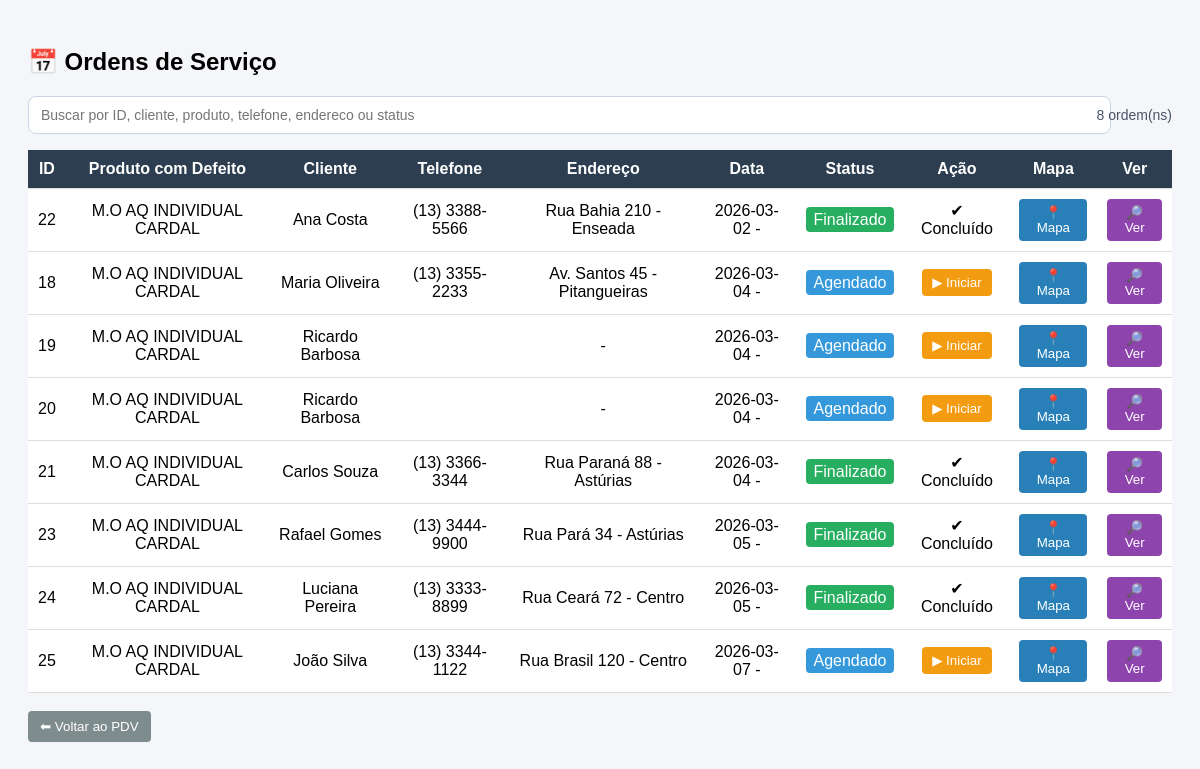
The app's page /ordens_servico (signed in), older data.
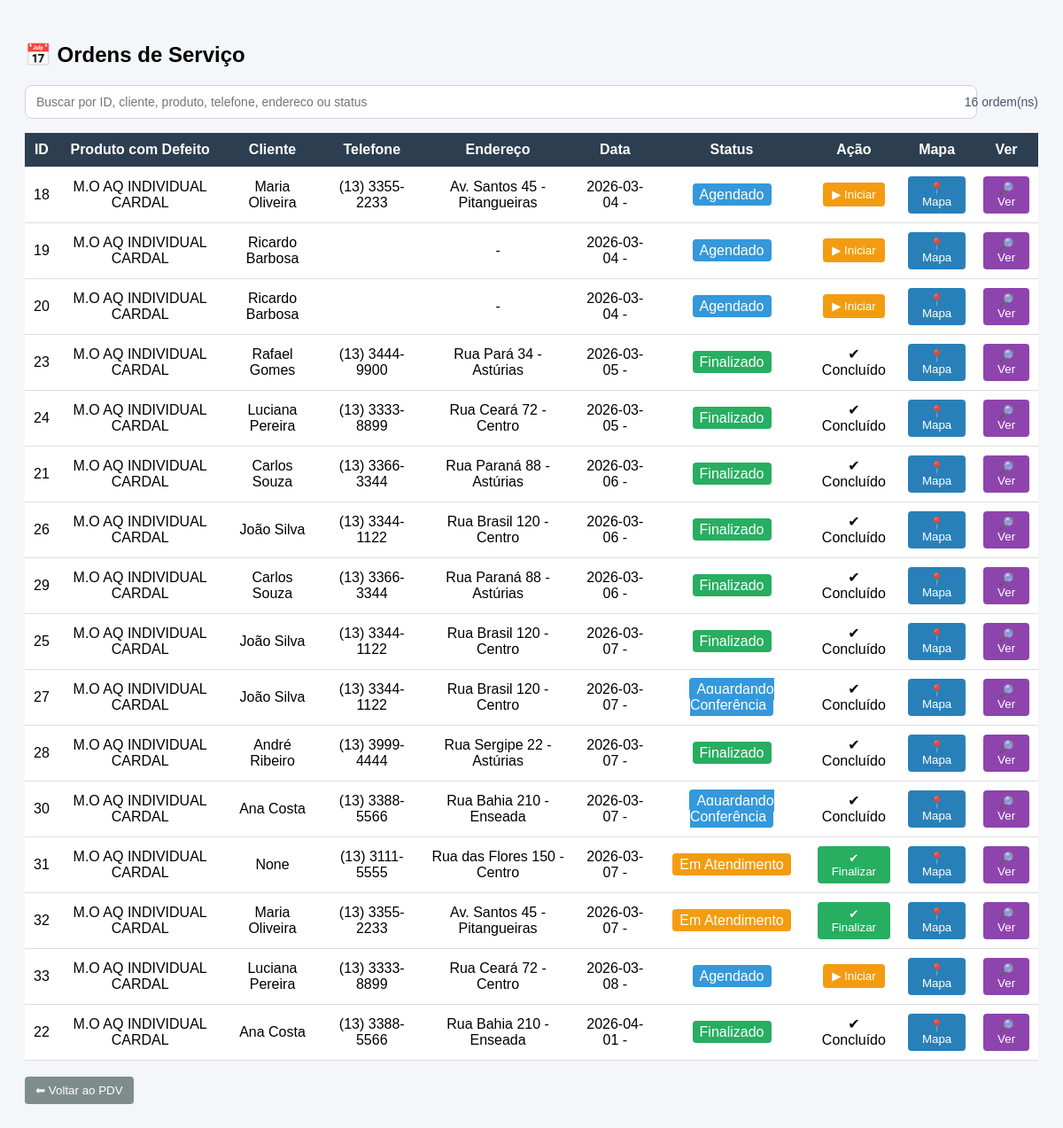
The same page, newer data.
### tables this page shows
CREATE TABLE ordem_servico (
    id INTEGER PRIMARY KEY AUTOINCREMENT,
    servico_nome TEXT NOT NULL,
    data_agendamento TEXT NOT NULL,
    status TEXT DEFAULT 'Agendado',
    data_criacao TEXT NOT NULL
, cliente_id INTEGER, hora TEXT, tecnico_id INTEGER, defeito_reclamado TEXT, produto_defeito TEXT, observacao TEXT, diagnostico TEXT, solucao TEXT, pecas_trocadas TEXT, checklist_json TEXT, assinatura_nome TEXT, assinatura_data TEXT, foto_inicio TEXT, foto_fim TEXT, assinatura_imagem TEXT, movimento_id INTEGER);

CREATE TABLE clientes (
    id INTEGER PRIMARY KEY AUTOINCREMENT,
    tipo TEXT,  -- PF ou PJ

    nome TEXT,
    razao_social TEXT,

    cpf TEXT,
    cnpj TEXT,

    telefone TEXT,
    whatsapp TEXT,
    email TEXT,

    endereco TEXT,
    numero TEXT,
    bairro TEXT,
    cidade TEXT,
    cep TEXT,

    endereco_entrega TEXT,
    numero_entrega TEXT,
    bairro_entrega TEXT,
    cidade_entrega TEXT,
    cep_entrega TEXT,

    observacoes TEXT,
    data_cadastro TEXT
);

### app.py (the view)
@app.route("/ordens_servico")
def ordens_servico():
    conn = get_db()
    cursor = conn.cursor()
    cursor.execute("""
    SELECT
        os.id,
        os.servico_nome,
        os.data_agendamento,
        os.status,
        c.nome,
        c.telefone,
        c.endereco,
        c.numero,
        c.bairro,
        c.cidade
    FROM ordem_servico os
    LEFT JOIN clientes c ON os.cliente_id = c.id
    ORDER BY os.data_agendamento
    """)
    ordens = cursor.fetchall()
    conn.close()
    return render_template("ordens_servico.html", ordens=ordens)

### app.py (called while the page is built, shortened)
def get_db():
    conn = sqlite3.connect("database.db", timeout=10)
    conn.row_factory = sqlite3.Row
    return conn

def ensure_funcionarios_auth_columns():
    global AUTH_SCHEMA_READY
    if AUTH_SCHEMA_READY:
        return

@app.before_request
def validar_acesso():
    ensure_funcionarios_auth_columns()
    endpoint = request.endpoint or ""
    if endpoint in AUTH_PUBLIC_ENDPOINTS:
        return None
    if endpoint.startswith("static"):
        return None
    if "user_id" not in session:
        return redirect(url_for("login", next=request.path))
    if endpoint in PROPRIETARIO_ENDPOINTS and (session.get("user_role") != "proprietario"):
        return resposta_acesso_negado("Acesso permitido apenas para proprietario.")
    if endpoint in GERENTE_ENDPOINTS and nivel_usuario() < ROLE_LEVEL["gerente"]:
        return resposta_acesso_negado("Acesso permitido para gerente ou proprietario.")
    return None

@app.context_processor
def injetar_usuario():
    return {
        "usuario_logado": session.get("user_nome"),
        "perfil_logado": session.get("user_role"),
    }

### templates/ordens_servico.html (shortened to what this page needs)
<!DOCTYPE html>
<html>
<head>
</head>
<body>
<h2>📅 Ordens de Serviço</h2>
<div class="toolbar">
    <div class="search-box">
        <input type="text" id="buscaOs" placeholder="Buscar por ID, cliente, produto, telefone, endereco ou status">
    </div>
    <div class="search-info">
        <span id="contadorOrdens">{{ ordens|length }}</span> ordem(ns)
    </div>
</div>
<table>
<tr>
<th>ID</th>
<th>Produto com Defeito</th>
<th>Cliente</th>
<th>Telefone</th>
<th>Endereço</th>
<th>Data</th>
<th>Status</th>
<th>Ação</th>
<th>Mapa</th>
<th>Ver</th>
</tr>
{% for os in ordens %}
<tr class="ordem-row">
<td>{{ os.id }}</td>
<td>{{ os.servico_nome }}</td>
<td>{{ os.nome }}</td>
<td>{{ os.telefone }}</td>
<td>
{{ os.endereco }} {{ os.numero }} - {{ os.bairro }}
</td>
<td>
{{ os.data_agendamento }} - {{ os.hora }}
</td>
<td>
{% if os.status == "Agendado" %}
<span class="status-agendado">Agendado</span>
{% elif os.status == "Em Atendimento" %}
<span class="status-andamento">Em Atendimento</span>
{% elif os.status == "Aguardando Conferencia" %}
<span class="status-agendado">Aguardando Conferência</span>
{% else %}
<span class="status-finalizado">Finalizado</span>
{% endif %}
</td>
<td>
{% if os.status == "Agendado" %}
<form method="POST" action="/atualizar_status/{{ os.id }}/Em Atendimento" style="display:inline;">
<button type="submit" class="btn-iniciar">▶ Iniciar</button>
</form>
{% elif os.status == "Em Atendimento" %}
<form method="POST" action="/atualizar_status/{{ os.id }}/Finalizado" style="display:inline;">
<button type="submit" class="btn-finalizar">✔ Finalizar</button>
</form>
{% else %}
✔ Concluído
{% endif %}
</td>
<td>
<a target="_blank"
href="https://www.google.com/maps/search/?api=1&query={{ os.endereco }} {{ os.numero }} {{ os.bairro }} {{ os.cidade }}">
<button class="btn-mapa">📍 Mapa</button>
</a>
</td>
<td>
<a href="/ordem/{{ os.id }}">
<button class="btn-ver">🔎 Ver</button>
</a>
</td>
</tr>
{% endfor %}
</table>
<br>
<a href="/pdv">
<button class="btn-voltar">⬅ Voltar ao PDV</button>
</a>
</body>
</html>

Row changes from the older to the newer data that the page shows:
changed ordem_servico id 21: data_agendamento "2026-03-04" → "2026-03-06"; moves down the list
added ordem_servico: id "26", servico_nome "M.O AQ INDIVIDUAL CARDAL", nome "João Silva", telefone "(13) 3344-1122", endereco "Rua Brasil", numero "120", bairro "Centro", data_agendamento "2026-03-06", status "Finalizado"
added ordem_servico: id "29", servico_nome "M.O AQ INDIVIDUAL CARDAL", nome "Carlos Souza", telefone "(13) 3366-3344", endereco "Rua Paraná", numero "88", bairro "Astúrias", data_agendamento "2026-03-06", status "Finalizado"
changed ordem_servico id 25: status "Agendado ▶ Iniciar" → "Finalizado ✔ Concluído"
added ordem_servico: id "27", servico_nome "M.O AQ INDIVIDUAL CARDAL", nome "João Silva", telefone "(13) 3344-1122", endereco "Rua Brasil", numero "120", bairro "Centro", data_agendamento "2026-03-07", shows "Aguardando Conferência", shows "✔ Concluído"
added ordem_servico: id "28", servico_nome "M.O AQ INDIVIDUAL CARDAL", nome "André Ribeiro", telefone "(13) 3999-4444", endereco "Rua Sergipe", numero "22", bairro "Astúrias", data_agendamento "2026-03-07", status "Finalizado"
added ordem_servico: id "30", servico_nome "M.O AQ INDIVIDUAL CARDAL", nome "Ana Costa", telefone "(13) 3388-5566", endereco "Rua Bahia", numero "210", bairro "Enseada", data_agendamento "2026-03-07", shows "Aguardando Conferência", shows "✔ Concluído"
added ordem_servico: id "31", servico_nome "M.O AQ INDIVIDUAL CARDAL", nome "None", telefone "(13) 3111-5555", endereco "Rua das Flores", numero "150", bairro "Centro", data_agendamento "2026-03-07", status "Em Atendimento"
added ordem_servico: id "32", servico_nome "M.O AQ INDIVIDUAL CARDAL", nome "Maria Oliveira", telefone "(13) 3355-2233", endereco "Av. Santos", numero "45", bairro "Pitangueiras", data_agendamento "2026-03-07", status "Em Atendimento"
added ordem_servico: id "33", servico_nome "M.O AQ INDIVIDUAL CARDAL", nome "Luciana Pereira", telefone "(13) 3333-8899", endereco "Rua Ceará", numero "72", bairro "Centro", data_agendamento "2026-03-08", status "Agendado"
changed ordem_servico id 22: data_agendamento "2026-03-02" → "2026-04-01"; moves down the list
Text that changed along with them:
{{ ordens|length }}: "8" → "16"
